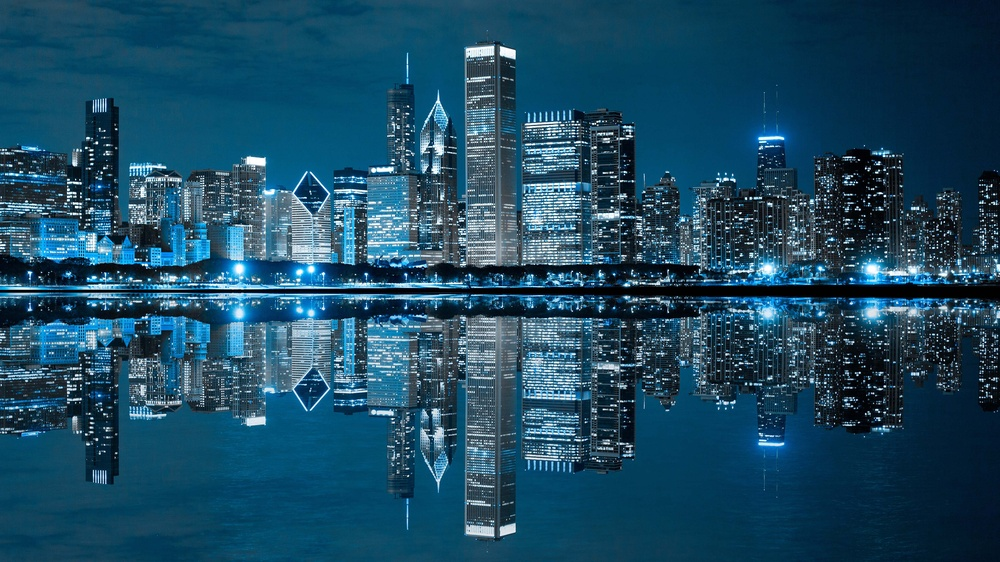
#> input picture Basic/ab.jpg, 1000 x 562 px, shrunk from 3840 x 2160 before the run
$ python split.py
#> lines starting #> are read from the running program, lines starting #| are printed output that depends on the picture
import cv2

# Read the image
image = cv2.imread('ab.jpg')
#> image is the input picture: shape (562, 1000, 3); mean B, G, R 99.2, 74.6, 28.3

# Split the image into 3 channels (BGR)
blue_channel, green_channel, red_channel = cv2.split(image)
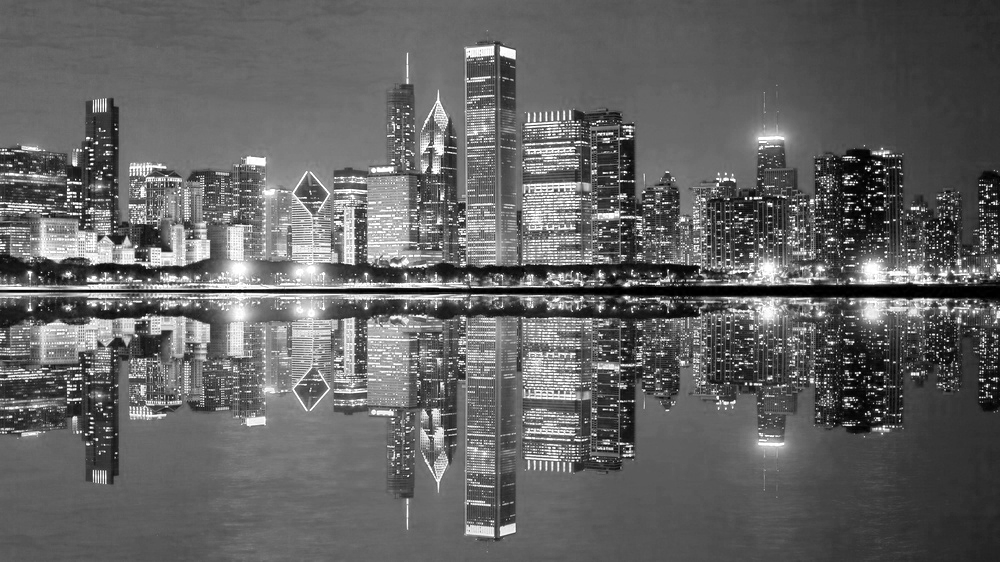
#> blue_channel: shape (562, 1000); min 0, max 255, mean 99.2
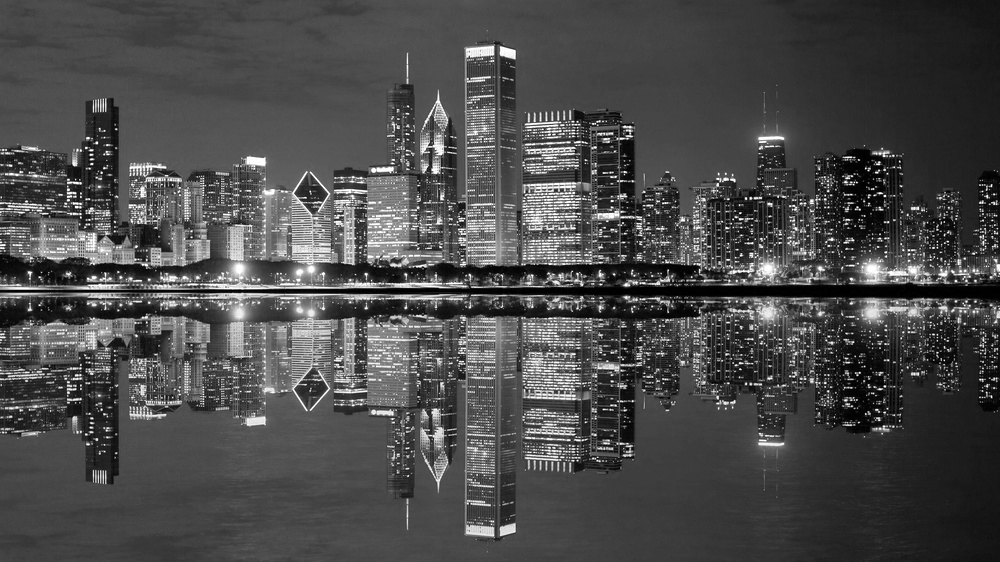
#> green_channel: shape (562, 1000); min 0, max 255, mean 74.6
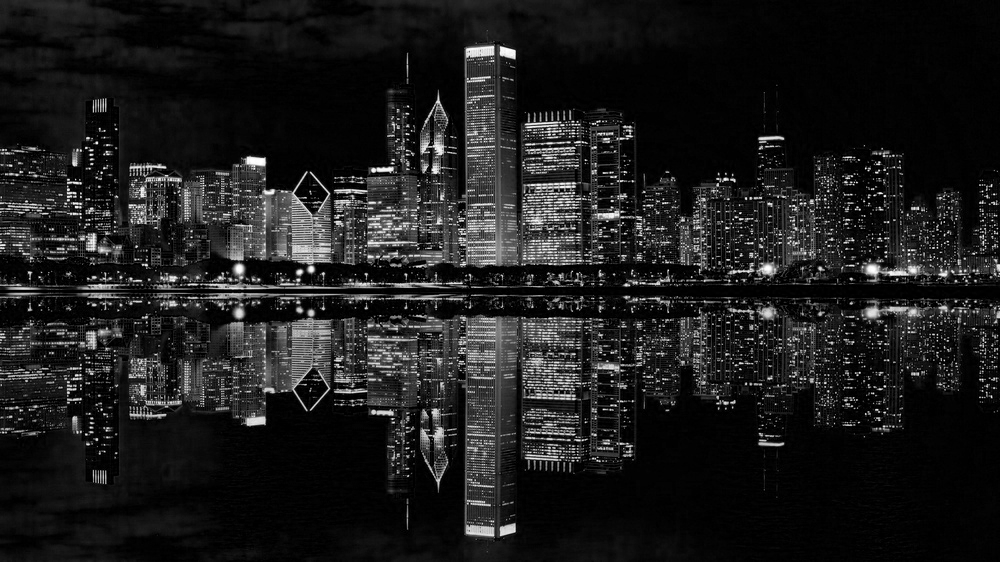
#> red_channel: shape (562, 1000); min 0, max 255, mean 28.3

# Show individual channels
cv2.imshow('Blue Channel', blue_channel)
cv2.imshow('Green Channel', green_channel)
cv2.imshow('Red Channel', red_channel)

cv2.waitKey(0)
cv2.destroyAllWindows()
